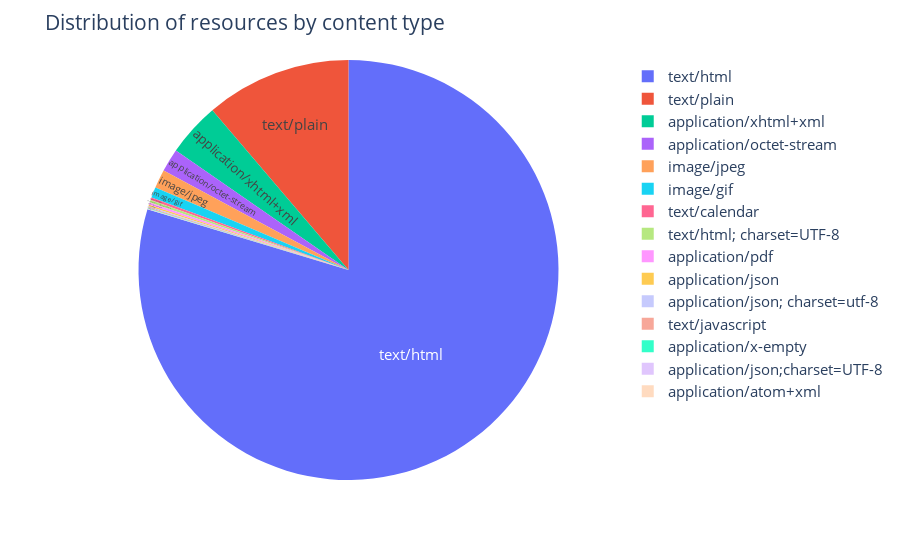

The notebook cell this image was saved under:
### Markdown cell above
Run the code block below to visualise the distribution of each content type/subtype.

### Code cell
fig = px.pie(content_type_sorted, values='count', names='content_type')
fig.update_traces(textposition='inside', textinfo='label')
fig.update_layout(title_text="Distribution of resources by content type", font_size=15)
fig.show()

### Figure 1 — Plotly figure (JSON) as saved in the notebook; plotly's stock layout.template omitted (floating-point values rounded to 4 significant figures)
{"data": [{"domain": {"x": [0, 1], "y": [0, 1]}, "hovertemplate": "content_type=%{label}<br>count=%{value}<extra></extra>", "labels": ["text/html", "text/plain", "application/xhtml+xml", "application/octet-stream", "image/jpeg", "image/gif", "text/calendar", "text/html; charset=UTF-8", "application/pdf", "application/json", "application/json; charset=utf-8", "text/javascript", "application/x-empty", "application/json;charset=UTF-8", "application/atom+xml"], "legendgroup": "", "name": "", "showlegend": true, "textinfo": "label", "textposition": "inside", "type": "pie", "values": [4647, 655, 241, 104, 84, 47, 12, 11, 11, 7, 5, 4, 2, 2, 1]}], "layout": {"font": {"size": 15}, "legend": {"tracegroupgap": 0}, "margin": {"t": 60}, "title": {"text": "Distribution of resources by content type"}}}
